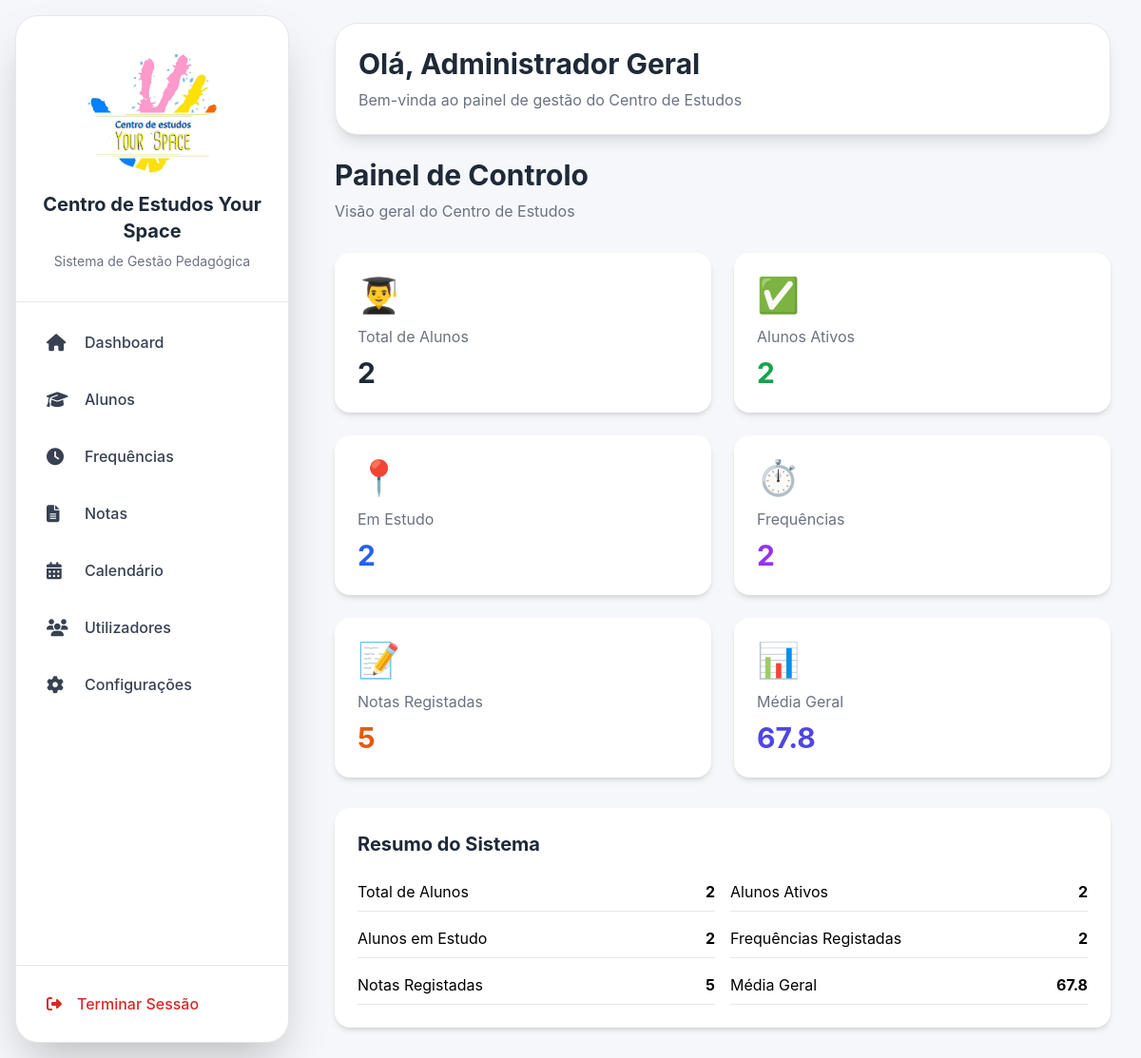
/ (signed in), run on the app's committed database.
### models/configuracao_centro.py (models this page shows)
class ConfiguracaoCentro(db.Model):
    __tablename__ = "configuracao_centro"
    id = db.Column(
        db.Integer,
        primary_key=True
    )
    nome_centro = db.Column(
        db.String(200),
        default=""
    )
    morada = db.Column(
        db.String(300),
        default=""
    )
    codigo_postal = db.Column(
        db.String(20),
        default=""
    )
    telefone = db.Column(
        db.String(50),
        default=""
    )
    whatsapp = db.Column(
        db.String(50),
        default=""
    )
    email = db.Column(
        db.String(200),
        default=""
    )
    logo = db.Column(
        db.String(300),
        default=""
    )

### app.py (the view)
@app.route("/")
def inicio():
    if "utilizador_id" not in session:
        return redirect(
            url_for("login")
        )
    total_alunos = Aluno.query.count()
    alunos_ativos = Aluno.query.filter_by(
        ativo=True
    ).count()
    alunos_em_estudo = Frequencia.query.filter_by(
        hora_saida=None
    ).count()
    total_frequencias = Frequencia.query.count()
    total_notas = Nota.query.count()
    media_geral = 0
    notas = Nota.query.all()
    if notas:
        media_geral = round(
            sum(
                nota.nota
                for nota in notas
            ) / len(notas),
            2
        )
    return render_template(
        "dashboard.html",
        total_alunos=total_alunos,
        alunos_ativos=alunos_ativos,
        alunos_em_estudo=alunos_em_estudo,
        total_frequencias=total_frequencias,
        total_notas=total_notas,
        media_geral=media_geral
    )

### app.py (called while the page is built)
@app.context_processor
def inject_configuracao():
    configuracao = ConfiguracaoCentro.query.first()
    return dict(
        configuracao_global=configuracao
    )

### templates/dashboard.html (shortened to what this page needs)
{% extends "base.html" %}
{% block conteudo %}
<div class="mb-8">
    <h1 class="text-3xl font-bold text-gray-800">
        Painel de Controlo
    </h1>
    <p class="text-gray-500 mt-2">
        Visão geral do Centro de Estudos
    </p>
</div>
<div class="grid grid-cols-1 md:grid-cols-2 xl:grid-cols-3 gap-6">
    <div class="bg-white rounded-2xl shadow-md p-6">
        <div class="text-4xl mb-3">👨‍🎓</div>
        <p class="text-gray-500">Total de Alunos</p>
        <h2 class="text-3xl font-bold text-gray-800 mt-2">
            {{ total_alunos }}
        </h2>
    </div>
    <div class="bg-white rounded-2xl shadow-md p-6">
        <div class="text-4xl mb-3">✅</div>
        <p class="text-gray-500">Alunos Ativos</p>
        <h2 class="text-3xl font-bold text-green-600 mt-2">
            {{ alunos_ativos }}
        </h2>
    </div>
    <div class="bg-white rounded-2xl shadow-md p-6">
        <div class="text-4xl mb-3">📍</div>
        <p class="text-gray-500">Em Estudo</p>
        <h2 class="text-3xl font-bold text-blue-600 mt-2">
            {{ alunos_em_estudo }}
        </h2>
    </div>
    <div class="bg-white rounded-2xl shadow-md p-6">
        <div class="text-4xl mb-3">⏱️</div>
        <p class="text-gray-500">Frequências</p>
        <h2 class="text-3xl font-bold text-purple-600 mt-2">
            {{ total_frequencias }}
        </h2>
    </div>
    <div class="bg-white rounded-2xl shadow-md p-6">
        <div class="text-4xl mb-3">📝</div>
        <p class="text-gray-500">Notas Registadas</p>
        <h2 class="text-3xl font-bold text-orange-600 mt-2">
            {{ total_notas }}
        </h2>
    </div>
    <div class="bg-white rounded-2xl shadow-md p-6">
        <div class="text-4xl mb-3">📊</div>
        <p class="text-gray-500">Média Geral</p>
        <h2 class="text-3xl font-bold text-indigo-600 mt-2">
            {{ media_geral }}
        </h2>
    </div>
</div>
<div class="mt-8 bg-white rounded-2xl shadow-md p-6">
    <h2 class="text-xl font-bold text-gray-800 mb-6">
        Resumo do Sistema
    </h2>
    <div class="grid grid-cols-1 md:grid-cols-2 gap-4">
        <div class="flex justify-between border-b pb-2">
            <span>Total de Alunos</span>
            <strong>{{ total_alunos }}</strong>
        </div>
        <div class="flex justify-between border-b pb-2">
            <span>Alunos Ativos</span>
            <strong>{{ alunos_ativos }}</strong>
        </div>
        <div class="flex justify-between border-b pb-2">
            <span>Alunos em Estudo</span>
            <strong>{{ alunos_em_estudo }}</strong>
        </div>
        <div class="flex justify-between border-b pb-2">
            <span>Frequências Registadas</span>
            <strong>{{ total_frequencias }}</strong>
        </div>
        <div class="flex justify-between border-b pb-2">
            <span>Notas Registadas</span>
            <strong>{{ total_notas }}</strong>
        </div>
        <div class="flex justify-between border-b pb-2">
            <span>Média Geral</span>
            <strong>{{ media_geral }}</strong>
        </div>
    </div>
</div>
{% endblock %}

### templates/base.html (shortened to what this page needs)
<!DOCTYPE html>
<html lang="pt">
<head>
    <script src="https://cdn.tailwindcss.com"></script>
    <link rel="stylesheet"
          href="https://cdnjs.cloudflare.com/ajax/libs/font-awesome/6.4.0/css/all.min.css">
</head>
<body class="flex h-screen overflow-hidden">
    <div class="w-72 bg-white flex flex-col justify-between m-4 rounded-3xl shadow-2xl border border-gray-200">
        <div>
            <div class="px-6 py-8 border-b border-gray-200 text-center">
    {% if configuracao_global and configuracao_global.logo %}
        <img
            src="{{ url_for('static', filename='logos/' + configuracao_global.logo) }}"
            alt="Logótipo"
            style="
                width:140px;
                height:140px;
                object-fit:contain;
                margin:0 auto 12px auto;
            "
        >
    {% endif %}
    <h1 class="text-xl font-bold text-gray-800">
        {% if configuracao_global and configuracao_global.nome_centro %}
            {{ configuracao_global.nome_centro }}
        {% else %}
            Centro de Estudos
        {% endif %}
    </h1>
    <p class="text-sm text-gray-500 mt-2">
        Sistema de Gestão Pedagógica
    </p>
</div>
            <nav class="p-4 space-y-2">
                <a href="/"
                   class="flex items-center gap-4 px-4 py-3 rounded-2xl text-gray-700 hover:bg-blue-50 hover:text-blue-700 transition-all">
                    <i class="fa-solid fa-house text-lg w-6"></i>
                    <span class="font-medium text-base">Dashboard</span>
                </a>
                <a href="/alunos"
                   class="flex items-center gap-4 px-4 py-3 rounded-2xl text-gray-700 hover:bg-blue-50 hover:text-blue-700 transition-all">
                    <i class="fa-solid fa-graduation-cap text-lg w-6"></i>
                    <span class="font-medium text-base">Alunos</span>
                </a>
                <a href="/frequencias"
                   class="flex items-center gap-4 px-4 py-3 rounded-2xl text-gray-700 hover:bg-blue-50 hover:text-blue-700 transition-all">
                    <i class="fa-solid fa-clock text-lg w-6"></i>
                    <span class="font-medium text-base">Frequências</span>
                </a>
                <a href="/notas"
                   class="flex items-center gap-4 px-4 py-3 rounded-2xl text-gray-700 hover:bg-blue-50 hover:text-blue-700 transition-all">
                    <i class="fa-solid fa-file-lines text-lg w-6"></i>
                    <span class="font-medium text-base">Notas</span>
                </a>
                <a href="/calendario"
                   class="flex items-center gap-4 px-4 py-3 rounded-2xl text-gray-700 hover:bg-blue-50 hover:text-blue-700 transition-all">
                    <i class="fa-solid fa-calendar-days text-lg w-6"></i>
                    <span class="font-medium text-base">Calendário</span>
                </a>
                {% if session.perfil == "administrador_geral" %}
                <a href="/admins"
                   class="flex items-center gap-4 px-4 py-3 rounded-2xl text-gray-700 hover:bg-blue-50 hover:text-blue-700 transition-all">
                    <i class="fa-solid fa-users text-lg w-6"></i>
                    <span class="font-medium text-base">Utilizadores</span>
                </a>
                <a href="/configuracoes"
                   class="flex items-center gap-4 px-4 py-3 rounded-2xl text-gray-700 hover:bg-blue-50 hover:text-blue-700 transition-all">
                    <i class="fa-solid fa-gear text-lg w-6"></i>
                    <span class="font-medium text-base">Configurações</span>
                </a>
                {% endif %}
            </nav>
        </div>
        <div class="p-4 border-t border-gray-200">
            <a href="{{ url_for('logout') }}"
               class="flex items-center gap-4 px-4 py-3 rounded-2xl text-red-600 hover:bg-red-50 transition-all">
                <i class="fa-solid fa-right-from-bracket"></i>
                <span class="font-medium">
                    Terminar Sessão
                </span>
            </a>
        </div>
    </div>
    <div class="flex-1 flex flex-col overflow-hidden">
        <header class="px-8 py-6">
            <div class="bg-white rounded-3xl shadow-lg p-6 border border-gray-200">
                <h2 class="text-3xl font-bold text-gray-800">
                    Olá, {{ session.get('nome', 'Administrador') }}
                </h2>
                <p class="text-gray-500 mt-2">
                    Bem-vinda ao painel de gestão do Centro de Estudos
                </p>
            </div>
        </header>
        <main class="flex-1 overflow-y-auto px-8 pb-8">
            {% block conteudo %}
            {% endblock %}
        </main>
    </div>
</body>
</html>

### templates/base.html (style rules this page uses)
body { background:#f5f7fa; font-family:'Inter',sans-serif; }
a { text-decoration:none; }

### data on the page
ConfiguracaoCentro: logo (picture), nome_centro "Centro de Estudos Your Space"

### other printed values
{{ session.get('nome', 'Administrador') }} "Administrador Geral"
{{ total_alunos }} "2"
{{ alunos_ativos }} "2"
{{ alunos_em_estudo }} "2"
{{ total_frequencias }} "2"
{{ total_notas }} "5"
{{ media_geral }} "67.8"
